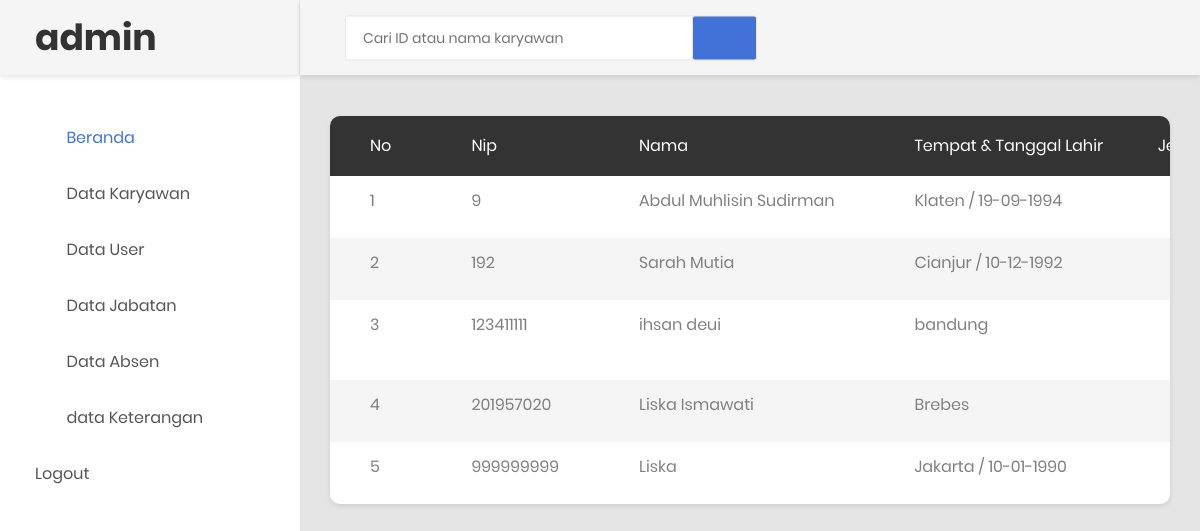
/prospenkar.php (signed in), run on the app's committed database.
### tables this page shows
CREATE TABLE `tb_karyawan` (
  `id_karyawan` int(11) NOT NULL,
  `username` varchar(50) NOT NULL,
  `password` varchar(50) NOT NULL,
  `nama` varchar(255) NOT NULL,
  `tmp_tgl_lahir` varchar(255) NOT NULL,
  `jenkel` varchar(255) NOT NULL,
  `agama` varchar(255) NOT NULL,
  `alamat` text NOT NULL,
  `no_tel` varchar(18) NOT NULL,
  `jabatan` varchar(255) NOT NULL,
  `foto` varchar(50) NOT NULL
);

### prospenkar.php (the view, shortened to what this page needs)
<?php
require_once("koneksi.php");
 ?>
<!DOCTYPE html>
<html lang="en">
<head>
     <link rel="stylesheet" href="https://maxcdn.bootstrapcdn.com/bootstrap/4.5.2/css/bootstrap.min.css">
    <link rel="stylesheet" type="text/css" href="css/bootstrap.css" media="all">
    <link href="css/font-face.css" rel="stylesheet" media="all">
    <link href="vendor/font-awesome-4.7/css/font-awesome.min.css" rel="stylesheet" media="all">
    <link href="vendor/font-awesome-5/css/fontawesome-all.min.css" rel="stylesheet" media="all">
    <link href="vendor/mdi-font/css/material-design-iconic-font.min.css" rel="stylesheet" media="all">
    <link href="vendor/bootstrap-4.1/bootstrap.min.css" rel="stylesheet" media="all">
    <link href="vendor/animsition/animsition.min.css" rel="stylesheet" media="all">
    <link href="vendor/bootstrap-progressbar/bootstrap-progressbar-3.3.4.min.css" rel="stylesheet" media="all">
    <link href="vendor/wow/animate.css" rel="stylesheet" media="all">
    <link href="vendor/css-hamburgers/hamburgers.min.css" rel="stylesheet" media="all">
    <link href="vendor/slick/slick.css" rel="stylesheet" media="all">
    <link href="vendor/select2/select2.min.css" rel="stylesheet" media="all">
    <link href="vendor/perfect-scrollbar/perfect-scrollbar.css" rel="stylesheet" media="all">
    <link href="css/theme.css" rel="stylesheet" media="all">
</head>
<body class="animsition">
    <div class="page-wrapper">
        <aside class="menu-sidebar d-none d-lg-block">
            <div class="logo">
                <a href="#">
                    <h1>admin</h1>
                </a>
            </div>
            <div class="menu-sidebar__content js-scrollbar1">
                <nav class="navbar-sidebar">
                    <ul class="list-unstyled navbar__list">
                        <li class="active has-sub">
                            <a class="js-arrow" href="admin2.php">
                                <i class="fas fa-tachometer-alt"></i>Beranda</a>
                        </li>
                        <li>
                            <a href="datakaryawan.php">
                                <i class="fas fa-chart-bar"></i>Data Karyawan</a>
                        </li>
                        <li>
                            <a href="datauser.php">
                                <i class="fas fa-table"></i>Data User</a>
                        </li>
                        <li>
                            <a href="datajabatan.php">
                                <i class="far fa-check-square"></i>Data Jabatan</a>
                        </li>
                        <li>
                            <a href="data_absen.php">
                                <i class="fas fa-calendar-alt"></i>Data Absen</a>
                        </li>
                        <li>
                            <a href="data_keterangan.php">
                                <i class="fas fa-table"></i>data Keterangan
                            </a>
                        </li>
                        <li>
                            <a href="logout.php">Logout</a>
                        </li>
                    </ul>
                </nav>
            </div>
        </aside>
        <div class="page-container">
            <header class="header-desktop">
                <div class="section__content section__content--p30">
                    <div class="container-fluid">
                        <div class="header-wrap">
                            <form class="form-header" action="prospenkar.php" method="POST">
                                <input autocomplete="off" class="au-input au-input--xl" type="text" name="cari" placeholder="Cari ID atau nama karyawan" />
                                <button class="au-btn--submit" type="submit">
                                    <i class="zmdi zmdi-search"></i>
                                </button>
                            </form>
                            <div class="header-button">
                                <div class="noti-wrap">
                    </div>
                </div>
            </header>
            <div class="main-content">
                <div class="section__content section__content--p30">
                    <div class="container-fluid">
                        <div class="row">
                                <div class="table-responsive table--no-card m-b-30">
                                    <table class="table table-borderless table-striped table-earning">
                                        <thead>
                                            <tr>
                                                <th>No</th>
                                                <th>Nip</th>
                                                <th>Nama</th>
                                                <th>Tempat & tanggal lahir</th>
                                                <th class="text-right">Jenis Kelamin</th>
                                            </tr>
                                        </thead>
                                        <tbody>
                                            <?php
                                            $cari = $_POST['cari'];
                                            $sql = "SELECT * FROM tb_karyawan WHERE id_karyawan LIKE '%$cari%' OR nama LIKE '%$cari%'";
                                            $query = mysqli_query($koneksi, $sql);
                                            $no = 1;
                                            while ($row = mysqli_fetch_array($query)) {
                                             ?>
                                            <tr>
                                                <td><?php echo $no ?></td>
                                                <td><?php echo $row['id_karyawan']; ?></td>
                                                <td><?php echo $row['nama']; ?></td>
                                                <td><?php echo $row['tmp_tgl_lahir']; ?></td>
                                                <td><?php echo $row['jenkel']; ?></td>
                                            </tr>
                                           <?php
                                           $no++;
                                       }
                                            ?>
                                        </tbody>
                                    </table>
                                </div>
                            </div>
                </div>
            </div>
        </div>
    </div>
</body>
</html>

### data on the page
tb_karyawan: id_karyawan "9", nama "Abdul Muhlisin Sudirman", tmp_tgl_lahir "Klaten / 19-09-1994"
tb_karyawan: id_karyawan "192", nama "Sarah Mutia", tmp_tgl_lahir "Cianjur / 10-12-1992"
tb_karyawan: id_karyawan "123411111", nama "ihsan deui", tmp_tgl_lahir "bandung"
tb_karyawan: id_karyawan "201957020", nama "Liska Ismawati", tmp_tgl_lahir "Brebes"
tb_karyawan: id_karyawan "999999999", nama "Liska", tmp_tgl_lahir "Jakarta / 10-01-1990"
